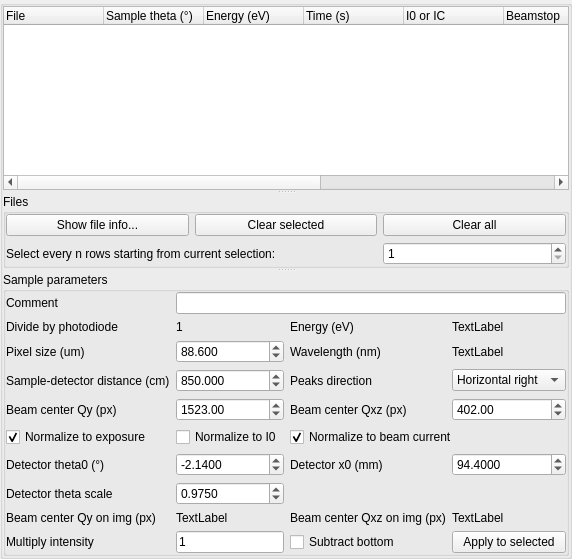
          <widget class="QGroupBox" name="groupBox0">
           <layout class="QVBoxLayout" name="verticalLayout">
            <property name="spacing">
             <number>0</number>
            </property>
            <property name="margin">
             <number>0</number>
            </property>
            <item>
             <widget class="QSplitter" name="splitter_4">
              <property name="orientation">
               <enum>Qt::Vertical</enum>
              </property>
              <widget class="QTreeWidget" name="treeWidget_QxzQy">
               <property name="sizePolicy">
                <sizepolicy hsizetype="Expanding" vsizetype="Expanding">
                 <horstretch>0</horstretch>
                 <verstretch>1</verstretch>
                </sizepolicy>
               </property>
               <property name="selectionMode">
                <enum>QAbstractItemView::ExtendedSelection</enum>
               </property>
               <column>
                <property name="text">
                 <string>File</string>
                </property>
               </column>
               <column>
                <property name="text">
                 <string>Sample theta (°)</string>
                </property>
               </column>
               <column>
                <property name="text">
                 <string>Energy (eV)</string>
                </property>
               </column>
               <column>
                <property name="text">
                 <string>Time (s)</string>
                </property>
               </column>
               <column>
                <property name="text">
                 <string>I0 or IC</string>
                </property>
               </column>
               <column>
                <property name="text">
                 <string>Beamstop</string>
                </property>
               </column>
               <column>
                <property name="text">
                 <string>Beam Current</string>
                </property>
               </column>
               <column>
                <property name="text">
                 <string>EPU</string>
                </property>
               </column>
               <column>
                <property name="text">
                 <string>Detector theta (°)</string>
                </property>
               </column>
               <column>
                <property name="text">
                 <string>Detector x (mm)</string>
                </property>
               </column>
              </widget>
              <widget class="QGroupBox" name="groupBox_Files">
               <property name="title">
                <string>Files</string>
               </property>
               <layout class="QGridLayout" name="gridLayout_9">
                <property name="margin">
                 <number>0</number>
                </property>
                <item row="0" column="0">
                 <widget class="QPushButton" name="pushButton_showfileinfo">
                  <property name="text">
                   <string>Show file info...</string>
                  </property>
                 </widget>
                </item>
                <item row="0" column="1">
                 <widget class="QPushButton" name="pushButton_files_clearselected">
                  <property name="text">
                   <string>Clear selected</string>
                  </property>
                 </widget>
                </item>
                <item row="0" column="2">
                 <widget class="QPushButton" name="pushButton_files_clearall">
                  <property name="text">
                   <string>Clear all</string>
                  </property>
                 </widget>
                </item>
                <item row="1" column="2">
                 <widget class="QSpinBox" name="spinBox_selectnrows">
                  <property name="minimum">
                   <number>1</number>
                  </property>
                  <property name="value">
                   <number>1</number>
                  </property>
                 </widget>
                </item>
                <item row="1" column="0" colspan="2">
                 <widget class="QLabel" name="label_29">
                  <property name="text">
                   <string>Select every n rows starting from current selection:</string>
                  </property>
                 </widget>
                </item>
               </layout>
              </widget>
              <widget class="QGroupBox" name="groupBox_sampleparameters">
               <property name="title">
                <string>Sample parameters</string>
               </property>
               <layout class="QGridLayout" name="gridLayout_sampleparameters">
                <property name="margin">
                 <number>0</number>
                </property>
                <item row="9" column="1">
                 <widget class="QDoubleSpinBox" name="doubleSpinBox_detector_thetascale">
                  <property name="toolTip">
                   <string>value to multiple detector_theta by</string>
                  </property>
                  <property name="decimals">
                   <number>4</number>
                  </property>
                  <property name="singleStep">
                   <double>0.100000000000000</double>
                  </property>
                  <property name="value">
                   <double>0.975000000000000</double>
                  </property>
                 </widget>
                </item>
                <item row="6" column="1">
                 <widget class="QDoubleSpinBox" name="doubleSpinBox_centerX_px">
                  <property name="decimals">
                   <number>2</number>
                  </property>
                  <property name="maximum">
                   <double>9999.000000000000000</double>
                  </property>
                  <property name="value">
                   <double>1523.000000000000000</double>
                  </property>
                 </widget>
                </item>
                <item row="6" column="3">
                 <widget class="QDoubleSpinBox" name="doubleSpinBox_centerY_px">
                  <property name="decimals">
                   <number>2</number>
                  </property>
                  <property name="maximum">
                   <double>9999.000000000000000</double>
                  </property>
                  <property name="value">
                   <double>402.000000000000000</double>
                  </property>
                 </widget>
                </item>
                <item row="8" column="3">
                 <widget class="QDoubleSpinBox" name="doubleSpinBox_detector_x0">
                  <property name="toolTip">
                   <string>value of detector_x for sample normal to beam</string>
                  </property>
                  <property name="decimals">
                   <number>4</number>
                  </property>
                  <property name="minimum">
                   <double>-999.000000000000000</double>
                  </property>
                  <property name="maximum">
                   <double>999.000000000000000</double>
                  </property>
                  <property name="value">
                   <double>94.400000000000006</double>
                  </property>
                 </widget>
                </item>
                <item row="8" column="2">
                 <widget class="QLabel" name="label_detector_x0">
                  <property name="text">
                   <string>Detector x0 (mm)</string>
                  </property>
                 </widget>
                </item>
                <item row="6" column="0">
                 <widget class="QLabel" name="label_3">
                  <property name="text">
                   <string>Beam center Qy (px)</string>
                  </property>
                 </widget>
                </item>
                <item row="4" column="1">
                 <widget class="QDoubleSpinBox" name="doubleSpinBox_pixel_um">
                  <property name="decimals">
                   <number>3</number>
                  </property>
                  <property name="maximum">
                   <double>1000.000000000000000</double>
                  </property>
                  <property name="value">
                   <double>88.599999999999994</double>
                  </property>
                 </widget>
                </item>
                <item row="4" column="2">
                 <widget class="QLabel" name="label_2">
                  <property name="text">
                   <string>Wavelength (nm)</string>
                  </property>
                 </widget>
                </item>
                <item row="5" column="2">
                 <widget class="QLabel" name="label_21">
                  <property name="text">
                   <string>Peaks direction</string>
                  </property>
                 </widget>
                </item>
                <item row="7" column="0">
                 <widget class="QCheckBox" name="checkBox_normalizeexposure">
                  <property name="toolTip">
                   <string>'Seconds' for APS, &quot;EXPOSURE' for ALS</string>
                  </property>
                  <property name="text">
                   <string>Normalize to exposure</string>
                  </property>
                  <property name="checked">
                   <bool>true</bool>
                  </property>
                 </widget>
                </item>
                <item row="6" column="2">
                 <widget class="QLabel" name="label_4">
                  <property name="text">
                   <string>Beam center Qxz (px)</string>
                  </property>
                 </widget>
                </item>
                <item row="8" column="0">
                 <widget class="QLabel" name="label_detector_theta0">
                  <property name="text">
                   <string>Detector theta0 (°)</string>
                  </property>
                 </widget>
                </item>
                <item row="8" column="1">
                 <widget class="QDoubleSpinBox" name="doubleSpinBox_detector_theta0">
                  <property name="toolTip">
                   <string>value of detector_theta for sample normal to beam</string>
                  </property>
                  <property name="decimals">
                   <number>4</number>
                  </property>
                  <property name="minimum">
                   <double>-90.000000000000000</double>
                  </property>
                  <property name="maximum">
                   <double>90.000000000000000</double>
                  </property>
                  <property name="singleStep">
                   <double>0.100000000000000</double>
                  </property>
                  <property name="value">
                   <double>-2.140000000000000</double>
                  </property>
                 </widget>
                </item>
                <item row="7" column="1">
                 <widget class="QCheckBox" name="checkBox_normalizeI0">
                  <property name="toolTip">
                   <string>'IC_cntr1' for APS, 'AI 3 Izero' for ALS</string>
                  </property>
                  <property name="text">
                   <string>Normalize to I0</string>
                  </property>
                 </widget>
                </item>
                <item row="5" column="1">
                 <widget class="QDoubleSpinBox" name="doubleSpinBox_SDD_cm">
                  <property name="decimals">
                   <number>3</number>
                  </property>
                  <property name="maximum">
                   <double>10000.000000000000000</double>
                  </property>
                  <property name="singleStep">
                   <double>100.000000000000000</double>
                  </property>
                  <property name="value">
                   <double>850.000000000000000</double>
                  </property>
                 </widget>
                </item>
                <item row="5" column="3">
                 <widget class="QComboBox" name="comboBox_peaksdirection">
                  <property name="currentIndex">
                   <number>3</number>
                  </property>
                  <item>
                   <property name="text">
                    <string>Vertical up</string>
                   </property>
                  </item>
                  <item>
                   <property name="text">
                    <string>Horizontal left</string>
                   </property>
                  </item>
                  <item>
                   <property name="text">
                    <string>Vertical down</string>
                   </property>
                  </item>
                  <item>
                   <property name="text">
                    <string>Horizontal right</string>
                   </property>
                  </item>
                 </widget>
                </item>
                <item row="5" column="0">
                 <widget class="QLabel" name="label_5">
                  <property name="text">
                   <string>Sample-detector distance (cm)</string>
                  </property>
                 </widget>
                </item>
                <item row="4" column="0">
                 <widget class="QLabel" name="label">
                  <property name="text">
                   <string>Pixel size (um)</string>
                  </property>
                 </widget>
                </item>
                <item row="9" column="0">
                 <widget class="QLabel" name="label_detector_thetascale">
                  <property name="text">
                   <string>Detector theta scale</string>
                  </property>
                 </widget>
                </item>
                <item row="3" column="2">
                 <widget class="QLabel" name="label_25">
                  <property name="text">
                   <string>Energy (eV)</string>
                  </property>
                 </widget>
                </item>
                <item row="0" column="0">
                 <widget class="QLabel" name="label_24">
                  <property name="text">
                   <string>Comment</string>
                  </property>
                 </widget>
                </item>
                <item row="0" column="1" colspan="3">
                 <widget class="QLineEdit" name="lineEdit_comment"/>
                </item>
                <item row="3" column="0">
                 <widget class="QLabel" name="label_32">
                  <property name="text">
                   <string>Divide by photodiode</string>
                  </property>
                 </widget>
                </item>
                <item row="3" column="1">
                 <widget class="QLabel" name="label_dividebyphotodiode">
                  <property name="text">
                   <string>1</string>
                  </property>
                 </widget>
                </item>
                <item row="4" column="3">
                 <widget class="QLabel" name="label_lambda_nm">
                  <property name="text">
                   <string>TextLabel</string>
                  </property>
                 </widget>
                </item>
                <item row="3" column="3">
                 <widget class="QLabel" name="label_energy_ev">
                  <property name="text">
                   <string>TextLabel</string>
                  </property>
                 </widget>
                </item>
                <item row="11" column="2">
                 <widget class="QCheckBox" name="checkBox_subtractbottom">
                  <property name="toolTip">
                   <string>whether to subtract the 20 bottom rows of Qxz-Qy image from rest of image</string>
                  </property>
                  <property name="text">
                   <string>Subtract bottom</string>
                  </property>
                 </widget>
                </item>
                <item row="11" column="3">
                 <widget class="QPushButton" name="pushButton_params_applytoselected">
                  <property name="text">
                   <string>Apply to selected</string>
                  </property>
                 </widget>
                </item>
                <item row="11" column="0">
                 <widget class="QLabel" name="label_22">
                  <property name="text">
                   <string>Multiply intensity</string>
                  </property>
                 </widget>
                </item>
                <item row="11" column="1">
                 <widget class="QLineEdit" name="lineEdit_multiplyintensity">
                  <property name="text">
                   <string>1</string>
                  </property>
                 </widget>
                </item>
                <item row="7" column="2" colspan="2">
                 <widget class="QCheckBox" name="checkBox_normalizecurrent">
                  <property name="toolTip">
                   <string>'SRcurrent' for APS, 'Beam Current' for ALS</string>
                  </property>
                  <property name="text">
                   <string>Normalize to beam current</string>
                  </property>
                  <property name="checked">
                   <bool>true</bool>
                  </property>
                 </widget>
                </item>
                <item row="10" column="0">
                 <widget class="QLabel" name="label_28">
                  <property name="text">
                   <string>Beam center Qy on img (px)</string>
                  </property>
                 </widget>
                </item>
                <item row="10" column="1">
                 <widget class="QLabel" name="label_center_qy_on_img">
                  <property name="text">
                   <string>TextLabel</string>
                  </property>
                 </widget>
                </item>
                <item row="10" column="2">
                 <widget class="QLabel" name="label_40">
                  <property name="text">
                   <string>Beam center Qxz on img (px)</string>
                  </property>
                 </widget>
                </item>
                <item row="10" column="3">
                 <widget class="QLabel" name="label_center_qxz_on_img">
                  <property name="text">
                   <string>TextLabel</string>
                  </property>
                 </widget>
                </item>
               </layout>
              </widget>
             </widget>
            </item>
           </layout>
          </widget>
